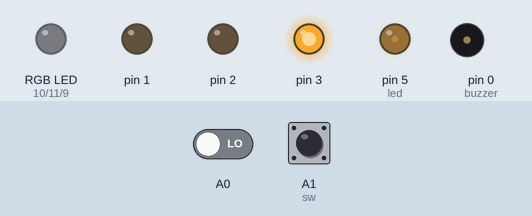
Simulated run of this sketch. Board: Arduino Uno, built with avr-gcc and run on an emulated ATmega328P. Parts: an RGB LED mixed from three pins (HIGH = lit), output pins drawn as LEDs (lit = HIGH), buzzer (waves = sounding). The test bench sets the inputs (shaded band); at power-on: A0 LOW, A1 (sw) LOW. Dim RGB values are drawn brighter than linear; random numbers use the default seed unless the sketch sets one.

Above: at 6.85 s.
6.9 s: A0 driven HIGH
At 9.4 s:
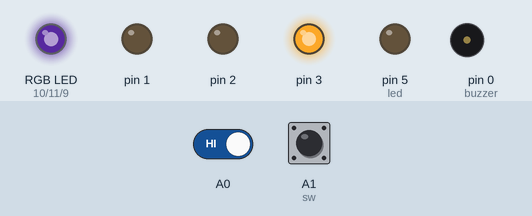
10.8 s: A1 (sw) pulled HIGH for 3 s
At 12.3 s:
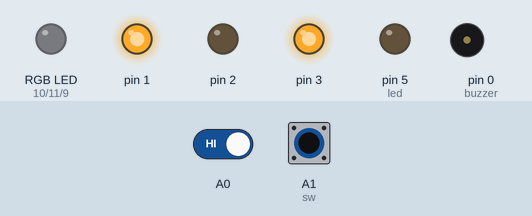
At 14.5 s:
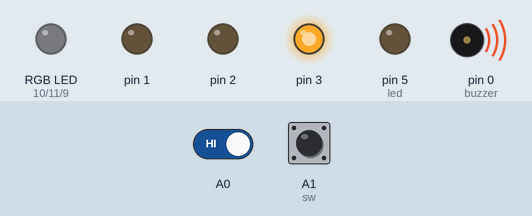
Timing chart, 0 to 21.5 s (numbered marks = the images above; inputs shaded):
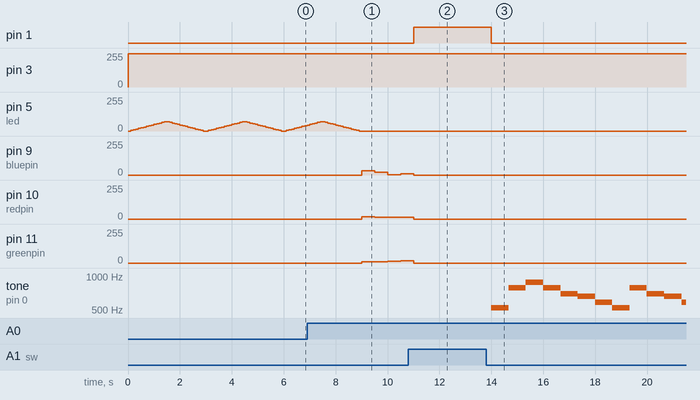

The sketch:

sketch_aug06b.ino
```cpp
int Asw = 0;        //總開關變數
int sws = 0;        //開始開關變數
const int led=5;    //待機燈號(呼吸燈)
const int sw =A1;    //開始開關
const int bluepin=9;
const int redpin=10;
const int greenpin=11;
const int buzzer = 0;
const int toneTable[7][5]={
    { 66, 131, 262, 523, 1046},  // C Do
    { 74, 147, 294, 587, 1175},  // D Re
    { 83, 165, 330, 659, 1318},  // E Mi
    { 88, 175, 349, 698, 1397},  // F Fa
    { 98, 196, 392, 784, 1568},  // G So
    {110, 220, 440, 880, 1760},  // A La
    {124, 247, 494, 988, 1976}   // B Si
};
char toneName[]="CDEFGAB";
char starTone[]="CCGGAAGFFEEDDCGGFFEEDGGFFEEDCCGGAAGFFEEDDC";
int starBeat[]={
    1,1,1,1,1,1,2, 1,1,1,1,1,1,2,
    1,1,1,1,1,1,2, 1,1,1,1,1,1,2,
    1,1,1,1,1,1,2, 1,1,1,1,1,1,2
};
int getTone(char symbol) {
    int toneNo = 0;
    for ( int ii=0; ii<7; ii++ ) {
        if ( toneName[ii]==symbol ) {
            toneNo = ii;
            break;
        }
    }
    return toneNo;
}
void setup() {
    pinMode (A0,INPUT);  //總開關
    pinMode (sw,INPUT);  //開始開關
    pinMode (3,OUTPUT);  //馬達智能腳
    pinMode (1,OUTPUT);  //馬達輸出1
    pinMode (2,OUTPUT);  //馬達輸出2
    pinMode(led,OUTPUT); //待機LED燈
    pinMode(buzzer,OUTPUT);  //蜂鳴器
    noTone(buzzer);
}
void loop() {
   int bluevalue=0;
   int redvalue=0;
   int greenvalue=0;
   analogWrite(3,250);
    Asw = digitalRead(A0);
    sws = digitalRead(A1);
    if (Asw == HIGH){
    if (sws == HIGH){
    digitalWrite(1,HIGH);
    digitalWrite(2,LOW);
    delay(3000);
    digitalWrite(1,LOW);
    digitalWrite(2,LOW);
    int ii, length, toneNo;
    int duration;
    // star
    length = sizeof(starTone)-1;
    for ( ii=0; ii<length; ii++ ) {
        toneNo = getTone(starTone[ii]);
        duration = starBeat[ii]*333;
        tone(buzzer,toneTable[toneNo][3]);
        delay(duration);
        noTone(buzzer);
    }
    noTone(buzzer);
    delay(2000);
    } else {
    for(int i=1; i<=2; i=i+1){
    redvalue=random(1,30);
    greenvalue=random(1,20);
    bluevalue=random(1,50);
    analogWrite(redpin,redvalue);
    analogWrite(greenpin,greenvalue);
    analogWrite(bluepin,bluevalue);
    delay(500);
   }
    analogWrite(redpin,0);
    analogWrite(greenpin,0);
    analogWrite(bluepin,0);
    }
    } else {
      for(int fadeValue = 0;fadeValue <= 70; fadeValue = fadeValue + 5)
  {
    analogWrite(led,fadeValue);
    delay(100);
  }
  for(int fadeValue = 70;fadeValue >= 0; fadeValue = fadeValue - 5)
  {
    analogWrite(led,fadeValue);
    delay(100);
  }
    }

}
```

Measured:
- after the input at 6.9 s, pin 9 (bluepin): 0/255 → 31/255 after 2.1 s, → 21/255 0.50 s later, → 2/255 0.50 s later, → 10/255 0.50 s later; pin 10 (redpin): 0/255 → 17/255 after 2.1 s, → 13/255 0.50 s later; pin 11 (greenpin): 0/255 → 8/255 after 2.1 s, → 10/255 0.50 s later, → 12/255 0.50 s later, → 17/255 0.50 s later
- after the input at 10.8 s, pin 1: LOW → HIGH after 0.20 s, → LOW 3.0 s later; tone on pin 0 (buzzer): plays 523 Hz for 0.67 s, 784 Hz for 0.67 s, 880 Hz for 0.67 s, 784 Hz for 0.67 s, 698 Hz for 0.67 s, 659 Hz for 0.67 s … (12 notes in this stretch), starting after 3.2 s
